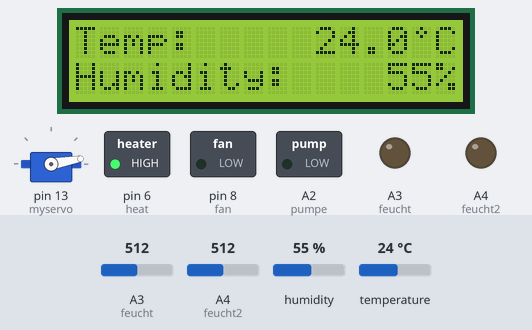
This sketch was run on a simulated Arduino Uno, built with avr-gcc and run on an emulated ATmega328P. Shown: 16×2 character LCD, servo, switched loads named in the sketch (green lamp = pin HIGH), output pins drawn as LEDs (lit = HIGH). Wiring (inferred from the names in the program): DHT22 sensor: data pin 7. The test bench sets the inputs (shaded band); at power-on: humidity 55 %, temperature 24 °C, A3 (feucht) = 512, A4 (feucht2) = 512. Pins used as bus, display or sensor lines are not drawn; what the sketch prints to the serial monitor is not drawn.

Above: at 3.7 s.
3.8 s: humidity set to 68 %
At 14.5 s:
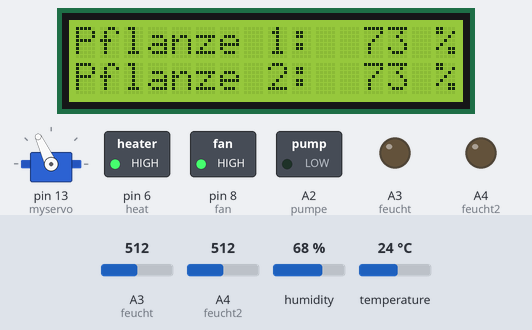
14.7 s: temperature set to 27.3 °C
20.1 s: temperature set to 28.3 °C
At 22.2 s:
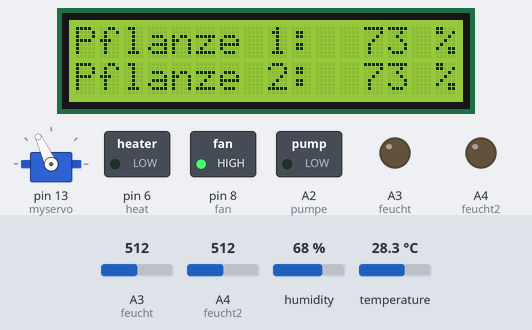
27.3 s: humidity set to 22 %
At 31.1 s:
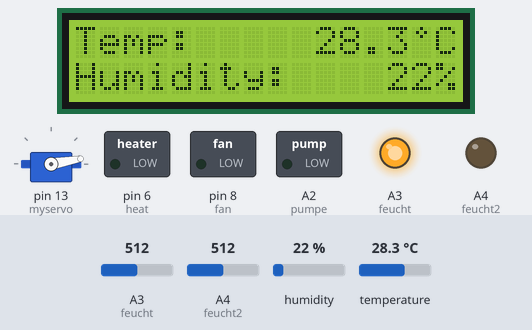
38.2 s: humidity set to 38 %
At 48.9 s:
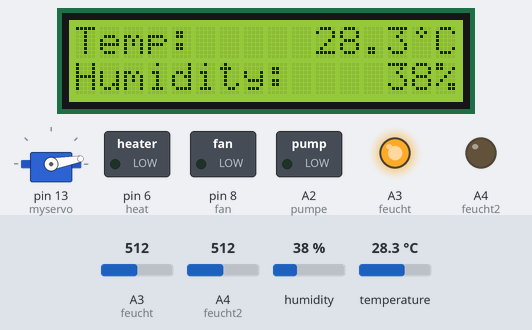
49.1 s: humidity set to 41 %
At 53.6 s:
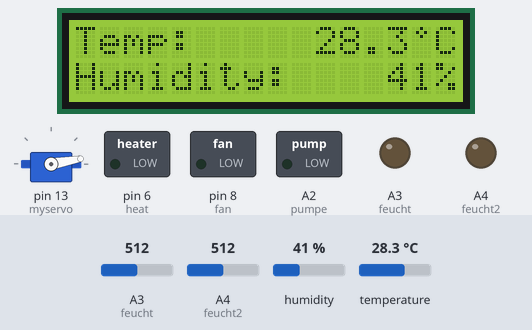
Timing chart, 0 to 55.1 s (numbered marks = the images above; inputs shaded):
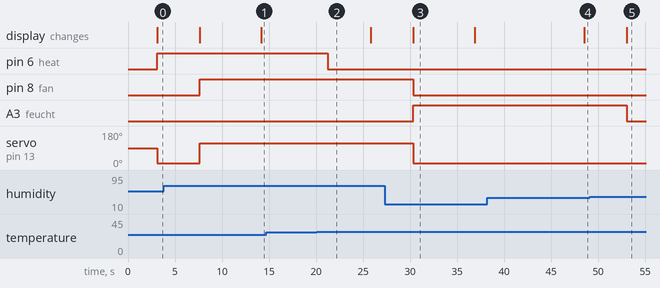

The sketch:

Beta.ino
```cpp
    #include <Servo.h>
    #include "DHT.h"
    #include <LiquidCrystal.h>


    #define DHTPIN 7     // what pin we're connected to
    #define DHTTYPE DHT22   // DHT 22  (AM2302)
    #define fan 8
    #define heat 6
    #define pumpe A2
    #define feucht A3 //10 pinmode vorher (digital)
    #define feucht2 A4
    #define servo 13

    LiquidCrystal lcd(12, 11, 5, 4, 3, 2);

    int maxHum = 60;
    int maxTemp = 32;
    int minHum = 40;
    int minTemp = 30;
    byte Celsius[8] = {B00100,B01010,B00100,B0000,B00000,B00000,B00000,B00000}; //° Pixel festgelegt!!
    long laenge;
    long cm;
    int z = 0;
    int Pflanze1 = 0; //Deklarierung als Integer für Pfalnze 1
    int Pflanze2 = 0; //Deklarierung als Integer für Pflanze 2
    int Pflanzemax = 700; //Maximaler Feuchtigkeitswert für Berechnung
    int maxfeuchtigkeitslvl = 400;
    int minfeuchtigkeitslvl = 250;
    float sensorPin = A3; //Sensor Pflanze 1 auf Pin Analog 0
    float sensorPin2 = A4; //Sensor Pflanze 2 auf Pin Analog 1

    DHT dht(DHTPIN, DHTTYPE);
    Servo myservo;

    void setup() {


      lcd.begin(16, 2);


      pinMode(13,OUTPUT);
      pinMode(fan, OUTPUT);
      pinMode(heat, OUTPUT);
      pinMode(feucht,OUTPUT);
      pinMode(feucht2,OUTPUT);
      pinMode(pumpe, OUTPUT);
      myservo.attach(13); //servo

      Serial.begin(9600);

      delay(500);
      dht.begin();

    }

    void loop() {

     String DisplayWords;
     float sensorValue;
     float sensorValue2; // Pflanze 2
     sensorValue = analogRead(sensorPin);
     sensorValue2 = analogRead(sensorPin2); //Sensor, als analogwert lesen

     Serial.print("Water Level: ");
     Serial.print(String(sensorValue));
     Serial.print("   Prozent:");
     Serial.print(Pflanze1);
     Serial.print("%");
     Serial.print("     Water Level: ");
     Serial.print(String(sensorValue));
     Serial.print("   Prozent:");
     Serial.print(Pflanze2);
     Serial.print("%");
     Serial.print("\n");

     Pflanze1 = 0;

     Pflanze1 = ((sensorValue*100)/Pflanzemax); //Prozent Berechnung
     Pflanze2 = ((sensorValue2*100)/Pflanzemax); //Prozent Berechnung

     pinMode(9,OUTPUT);
     pinMode(A1,INPUT); //10 pinmode vorher

     digitalWrite(9,LOW);
     delayMicroseconds(2);
     digitalWrite(9,HIGH);
     delayMicroseconds(5);
     digitalWrite(9,LOW);


     delay(2000);

     float h = dht.readHumidity();// Liest die Luftfeuchtigkeit in % aus

     float t = dht.readTemperature();// Liest die Temperatur in Celsius aus

      // Prüfen auf Fehler
      if (isnan(h) || isnan(t)) {
        Serial.println("Failed to read from DHT sensor!");
        return;
      }

      if(h > maxHum || t > maxTemp) {
          digitalWrite(fan, HIGH);
      } else {
         digitalWrite(fan, LOW);
      }
      //Temperaturregelung
      if(t < minTemp) {
          digitalWrite(heat, HIGH);
      }if (t >=28 ) {
         digitalWrite(heat,LOW);

      if(h < minHum) {
          digitalWrite(feucht, HIGH);
      } else {
         digitalWrite(feucht, LOW);

      }
      }


  if (t >= maxTemp or h >= maxHum)
      myservo.write(115);

  else{
      myservo.write(10);
  }


if ( z <= 2 ){
      lcd.createChar(0, Celsius);
      lcd.clear();
      lcd.setCursor(0,0);
      lcd.print("Temp:"); // String mit Temperatur+ 9 Leerzeilen und Grad
      lcd.setCursor(14,0);

      lcd.write((uint8_t)0);// ° zeichen eingefügt
      lcd.setCursor(15,0);
      lcd.print("C");
      lcd.setCursor(10,0); // 2 Zeilen-Display
      lcd.print(t, 1); // gibt die Temperatur aus


      lcd.setCursor(0,1);
      lcd.print("Humidity:");
      lcd.setCursor(13,1);
      lcd.print(h);
      lcd.setCursor(15,1);
      lcd.print("%");
      z = z + 1;
 }
delay(2000);
if ( z >= 3 ){
    lcd.clear();
    //lcd.begin(16,2);
    lcd.setCursor(0,0);
    lcd.print("Pflanze 1:");
    lcd.setCursor(0,1);
    lcd.print("Pflanze 2:");
    lcd.setCursor(12,0);    //Wert wird nach rechts ausgegeben
    lcd.print(Pflanze1);   //Feuchtigkeitssensor 1
    lcd.setCursor(12,1);
    lcd.print(Pflanze2);  //Feuchtigkeitssensor 2
    lcd.setCursor(15,0);
    lcd.print("%");
    lcd.setCursor(15,1);
    lcd.print("%");
    z = z + 1;
}
if ( z >= 6){
    z = 0;
}

    }
```

Measured:
- the behaviour switches between 27.9 and 28 °C on temperature (found by bisection; images 1 and 2)
- the behaviour switches between 39 and 40 % on humidity (found by bisection; images 4 and 5)
- after the input at 3.8 s, pin 8 (fan): LOW → HIGH after 3.8 s; servo on pin 13 (myservo): 10° → 115° after 3.8 s; the display: first changes after 3.8 s (image 1 shows a later state)
- after the input at 14.7 s, every drawn part: stays the same
- after the input at 20.1 s, pin 6 (heat): HIGH → LOW after 1.2 s
- after the input at 27.3 s, pin 8 (fan): HIGH → LOW after 3.0 s; A3 (feucht): LOW → HIGH after 3.0 s; servo on pin 13 (myservo): 115° → 10° after 3.1 s; the display: changes after 3.1 s (image 3)
- after the input at 38.2 s, the display: changes after 10.3 s (image 4)
- after the input at 49.1 s, A3 (feucht): HIGH → LOW after 4.0 s; the display: changes after 4.0 s (image 5)
